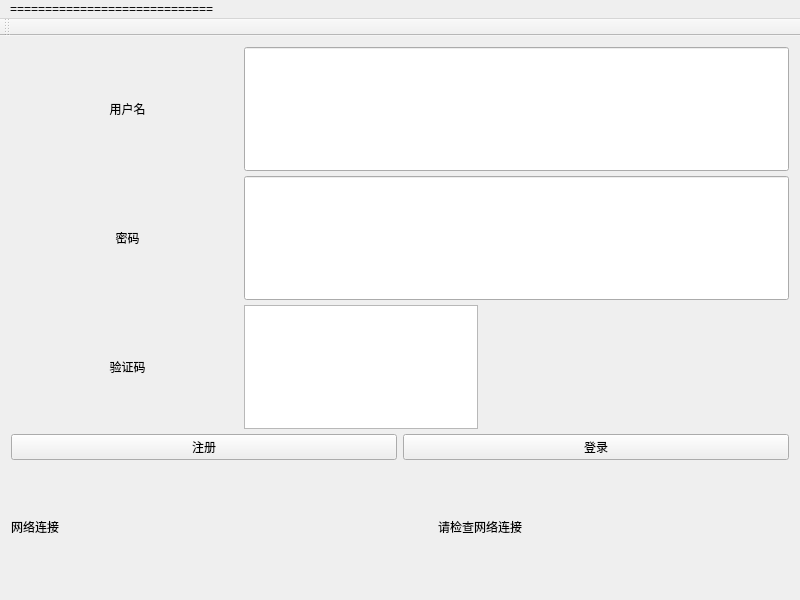
<?xml version="1.0" encoding="UTF-8"?>
<ui version="4.0">
 <class>MainWindow</class>
 <widget class="QMainWindow" name="MainWindow">
  <property name="geometry">
   <rect>
    <x>0</x>
    <y>0</y>
    <width>800</width>
    <height>600</height>
   </rect>
  </property>
  <property name="windowTitle">
   <string>MainWindow</string>
  </property>
  <widget class="QWidget" name="centralWidget">
   <layout class="QGridLayout" name="gridLayout">
    <item row="1" column="1">
     <layout class="QHBoxLayout" name="horizontalLayout" stretch="0">
      <property name="rightMargin">
       <number>0</number>
      </property>
      <item>
       <layout class="QVBoxLayout" name="verticalLayout" stretch="1,1,1,6,1">
        <property name="spacing">
         <number>5</number>
        </property>
        <property name="bottomMargin">
         <number>0</number>
        </property>
        <item>
         <layout class="QHBoxLayout" name="horizontalLayout_2" stretch="3,7">
          <property name="spacing">
           <number>0</number>
          </property>
          <property name="sizeConstraint">
           <enum>QLayout::SetDefaultConstraint</enum>
          </property>
          <item>
           <widget class="QLabel" name="label">
            <property name="text">
             <string>用户名</string>
            </property>
            <property name="scaledContents">
             <bool>true</bool>
            </property>
            <property name="alignment">
             <set>Qt::AlignCenter</set>
            </property>
            <property name="indent">
             <number>-1</number>
            </property>
           </widget>
          </item>
          <item>
           <widget class="QLineEdit" name="lineEdit_username">
            <property name="enabled">
             <bool>true</bool>
            </property>
            <property name="sizePolicy">
             <sizepolicy hsizetype="Expanding" vsizetype="Expanding">
              <horstretch>0</horstretch>
              <verstretch>0</verstretch>
             </sizepolicy>
            </property>
           </widget>
          </item>
         </layout>
        </item>
        <item>
         <layout class="QHBoxLayout" name="horizontalLayout_3" stretch="3,7">
          <property name="spacing">
           <number>0</number>
          </property>
          <item>
           <widget class="QLabel" name="label_2">
            <property name="text">
             <string>密码</string>
            </property>
            <property name="alignment">
             <set>Qt::AlignCenter</set>
            </property>
           </widget>
          </item>
          <item>
           <widget class="QLineEdit" name="lineEdit_password">
            <property name="sizePolicy">
             <sizepolicy hsizetype="Expanding" vsizetype="Expanding">
              <horstretch>0</horstretch>
              <verstretch>0</verstretch>
             </sizepolicy>
            </property>
            <property name="echoMode">
             <enum>QLineEdit::Password</enum>
            </property>
           </widget>
          </item>
         </layout>
        </item>
        <item>
         <layout class="QHBoxLayout" name="horizontalLayout_4" stretch="3,3,4">
          <property name="spacing">
           <number>0</number>
          </property>
          <item>
           <widget class="QLabel" name="label_3">
            <property name="text">
             <string>验证码</string>
            </property>
            <property name="alignment">
             <set>Qt::AlignCenter</set>
            </property>
           </widget>
          </item>
          <item>
           <widget class="QTextEdit" name="textEdit_3"/>
          </item>
          <item>
           <widget class="QLabel" name="label_4">
            <property name="text">
             <string/>
            </property>
           </widget>
          </item>
         </layout>
        </item>
        <item>
         <layout class="QHBoxLayout" name="horizontalLayout_5">
          <item>
           <widget class="QPushButton" name="regist">
            <property name="text">
             <string>注册</string>
            </property>
           </widget>
          </item>
          <item>
           <widget class="QPushButton" name="login">
            <property name="text">
             <string>登录</string>
            </property>
           </widget>
          </item>
         </layout>
        </item>
        <item>
         <layout class="QHBoxLayout" name="horizontalLayout_6" stretch="2,8">
          <item>
           <widget class="QLabel" name="label_6">
            <property name="text">
             <string>网络连接</string>
            </property>
           </widget>
          </item>
          <item>
           <widget class="QLabel" name="show_isonline">
            <property name="text">
             <string>请检查网络连接</string>
            </property>
            <property name="alignment">
             <set>Qt::AlignCenter</set>
            </property>
           </widget>
          </item>
         </layout>
        </item>
       </layout>
      </item>
     </layout>
    </item>
   </layout>
  </widget>
  <widget class="QMenuBar" name="menuBar">
   <property name="geometry">
    <rect>
     <x>0</x>
     <y>0</y>
     <width>800</width>
     <height>26</height>
    </rect>
   </property>
   <widget class="QMenu" name="menu">
    <property name="title">
     <string>=============================</string>
    </property>
   </widget>
   <addaction name="menu"/>
  </widget>
  <widget class="QToolBar" name="mainToolBar">
   <attribute name="toolBarArea">
    <enum>TopToolBarArea</enum>
   </attribute>
   <attribute name="toolBarBreak">
    <bool>false</bool>
   </attribute>
  </widget>
 </widget>
 <layoutdefault spacing="6" margin="11"/>
 <resources/>
 <connections/>
</ui>
